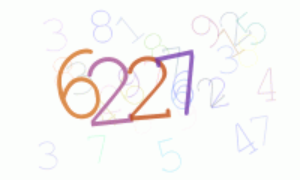
#> input picture captcha_temp/secpic4.png, 300 x 180 px, found by its file name
$ python -i photo.py   (imports and definitions only)
#> lines starting #> are read from the running program, lines starting #| are printed output that depends on the picture; after the words box and inside, x2 and y2 are one past the last pixel; in counts of white or black regions, pixels touching at a corner belong together
from PIL import Image, ImageEnhance

def photo_bright():
    image = Image.open('captcha_temp/secpic4.png')
#> image is the input picture: PIL image 300x180 RGB; mean R, G, B 248, 246.5, 245.1

    if image.mode != "RGB":
        image = image.convert("RGB")

    brightness_factor = 1.2
    enhancer_b = ImageEnhance.Brightness(image)
    bright_img = enhancer_b.enhance(brightness_factor)
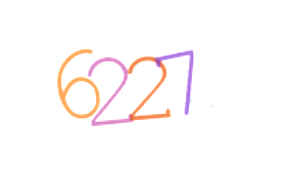
#> bright_img: PIL image 300x180 RGB; mean R, G, B 254.1, 250.8, 250.6

    contrast_factor = 1.5
    enhancer_c = ImageEnhance.Contrast(bright_img)
    final_img = enhancer_c.enhance(contrast_factor)
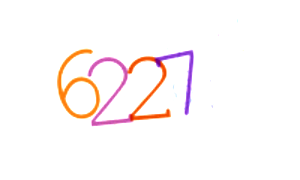
#> final_img: PIL image 300x180 RGB; mean R, G, B 253.7, 248.7, 248.5

    final_img = final_img.convert('1')
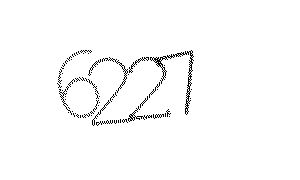
#> final_img: PIL image 300x180 1; 98.1% white; black in thin lines or dots, all inside (x1, y1, x2, y2) = (57, 50, 194, 126)
    final_img.save("capthca_temp/result.png")

>>> result = photo_bright()

$ run again, with captcha_temp/image.png copied over captcha_temp/secpic4.png
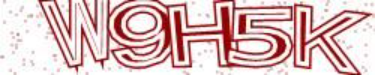
#> input picture captcha_temp/image.png, 375 x 75 px, found by its file name
#> in photo_bright, image is the input picture: PIL image 375x75 RGB; mean R, G, B 218.8, 189.2, 189.4
#> in photo_bright, `bright_img = enhancer_b.enhance(brightness_factor)`:
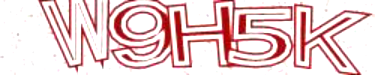
#> bright_img: PIL image 375x75 RGB; mean R, G, B 233.6, 205.6, 207.1
#> in photo_bright, `final_img = final_img.convert('1')`:
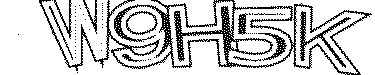
#> final_img: PIL image 375x75 1; 80.3% white; black in thin lines or dots
